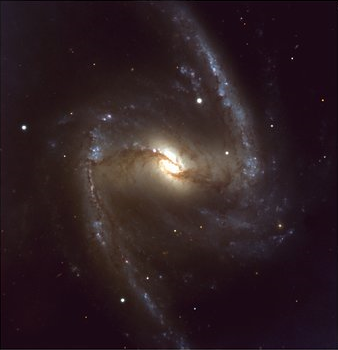
#> input picture Two-scale Image Decomposition/visible_image.png, 338 x 350 px
$ python main.py
#> lines starting #> are read from the running program, lines starting #| are printed output that depends on the picture
import cv2
import numpy as np

image_path_1 = 'visible_image.png'
image_path_2 = 'infrared_image.png'
image_1 = cv2.imread(image_path_1, cv2.IMREAD_GRAYSCALE)
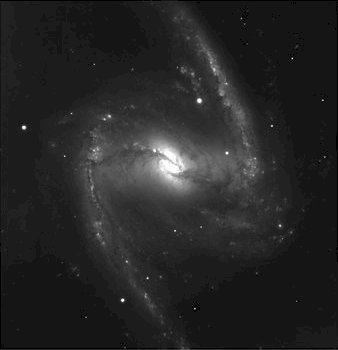
#> image_1: shape (350, 338); min 0, max 255, mean 37.6
image_2 = cv2.imread(image_path_2, cv2.IMREAD_GRAYSCALE)
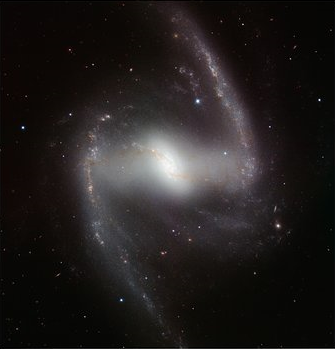
#> input picture Two-scale Image Decomposition/infrared_image.png, 335 x 349 px
#> image_2: shape (349, 335); min 0, max 253, mean 27.2
kernel_size = (31, 31)


def two_scale_decomposition(image):
    base_layer = cv2.filter2D(image.astype(float), -1, np.ones(kernel_size) / np.prod(kernel_size),
                              borderType=cv2.BORDER_REFLECT)
    detail_layer = image - base_layer
    return base_layer, detail_layer


base_layer_1, detail_layer_1 = two_scale_decomposition(image_1)
base_layer_2, detail_layer_2 = two_scale_decomposition(image_2)
#> in two_scale_decomposition (call 2), `base_layer = cv2.filter2D(image.astype(float), -1, np.ones(kernel_size..`:
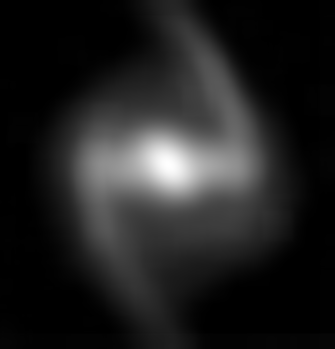
#> base_layer: shape (349, 335) float64; min -5.68e-14, max 208.7, mean 27.2; drawn with min black and max white
#> in two_scale_decomposition (call 2), `detail_layer = image - base_layer`:
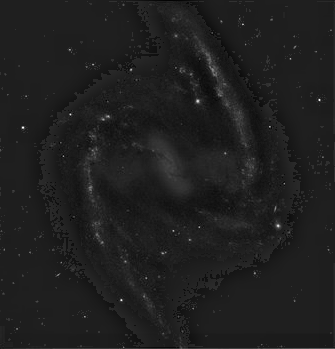
#> detail_layer: shape (349, 335) float64; min -34.02, max 242.3, mean 0; drawn with min black and max white
cv2.imshow('Base Layer 1', base_layer_1.astype(np.uint8))
cv2.imshow('Detail Layer 1', detail_layer_1.astype(np.uint8))
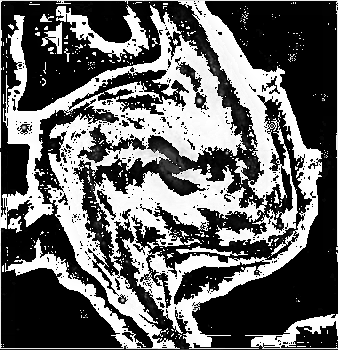
#> window 'Detail Layer 1': shape (350, 338); min 0, max 255, mean 100.7
cv2.imshow('Base Layer 2', base_layer_2.astype(np.uint8))
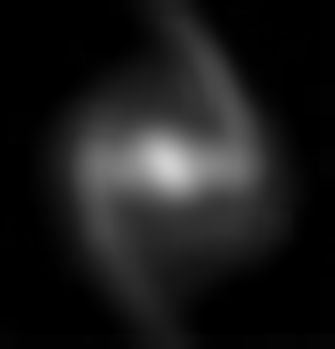
#> window 'Base Layer 2': shape (349, 335); min 0, max 208, mean 26.8
cv2.imshow('Detail Layer 2', detail_layer_2.astype(np.uint8))
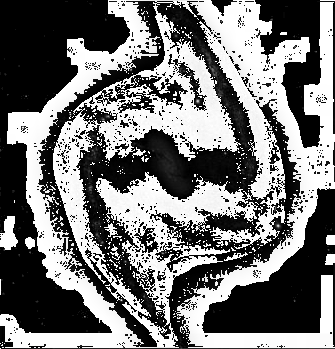
#> window 'Detail Layer 2': shape (349, 335); min 0, max 255, mean 116.5
cv2.waitKey(0)
cv2.destroyAllWindows()
